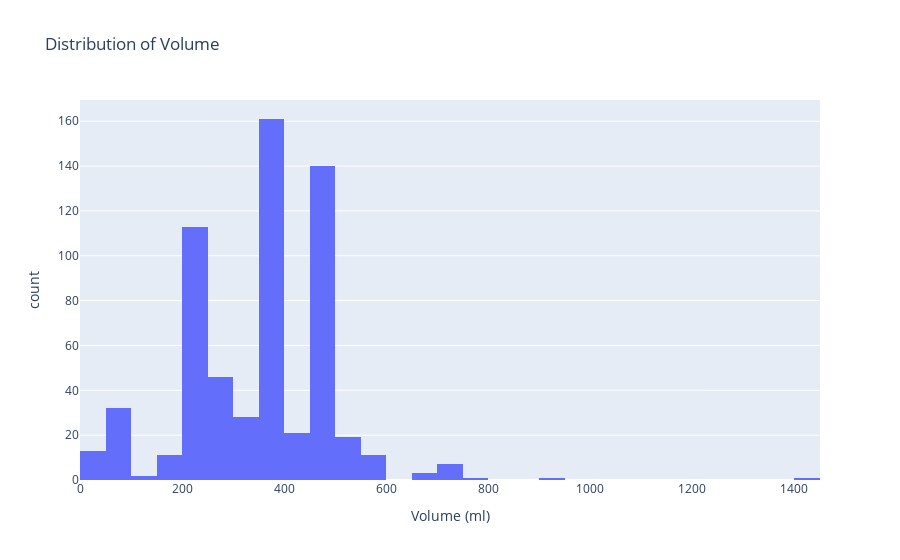

This figure's notebook cell:
### Markdown cell above
### Histogram - Volume (ml)

### Code cell
fig = px.histogram(caffeine, 
             x = 'Volume (ml)', 
             title='Distribution of Volume')

fig.show()

### Figure 1 — Plotly figure (JSON) as saved in the notebook; plotly's stock layout.template omitted (floating-point values rounded to 4 significant figures; data arrays with more than 128 entries replaced by an {"elided": "..."} marker saying what was removed)
{"data": [{"alignmentgroup": "True", "bingroup": "x", "hovertemplate": "Volume (ml)=%{x}<br>count=%{y}<extra></extra>", "legendgroup": "", "marker": {"color": "#636efa", "pattern": {"shape": ""}}, "name": "", "offsetgroup": "", "orientation": "v", "showlegend": false, "type": "histogram", "x": {"elided": "610 float values"}, "xaxis": "x", "yaxis": "y"}], "layout": {"barmode": "relative", "legend": {"tracegroupgap": 0}, "title": {"text": "Distribution of Volume"}, "xaxis": {"anchor": "y", "domain": [0, 1], "title": {"text": "Volume (ml)"}}, "yaxis": {"anchor": "x", "domain": [0, 1], "title": {"text": "count"}}}}
